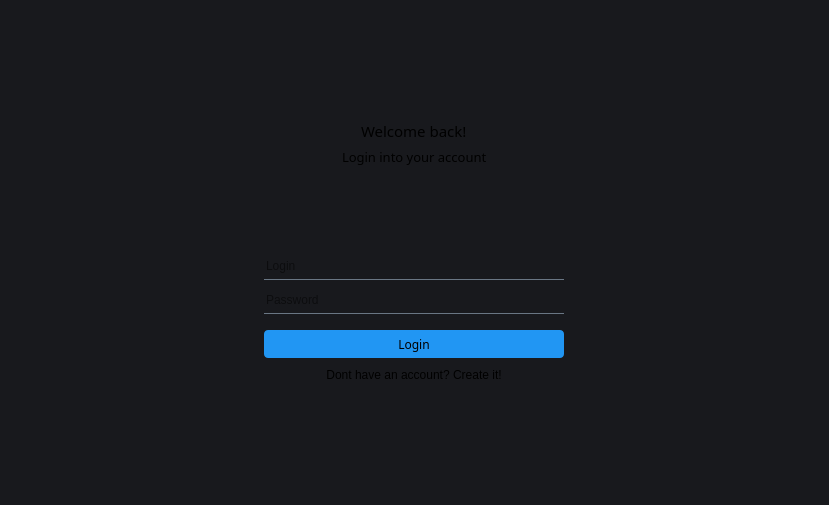
<?xml version="1.0" encoding="UTF-8"?>
<ui version="4.0">
 <class>LoginPage</class>
 <widget class="QWidget" name="LoginPage">
  <property name="geometry">
   <rect>
    <x>0</x>
    <y>0</y>
    <width>829</width>
    <height>505</height>
   </rect>
  </property>
  <property name="windowTitle">
   <string>Form</string>
  </property>
  <property name="styleSheet">
   <string notr="true">background-color: rgb(24, 25, 29);
</string>
  </property>
  <layout class="QVBoxLayout" name="verticalLayout_2">
   <item>
    <layout class="QVBoxLayout" name="verticalLayout">
     <item>
      <spacer name="verticalSpacer">
       <property name="orientation">
        <enum>Qt::Orientation::Vertical</enum>
       </property>
       <property name="sizeType">
        <enum>QSizePolicy::Policy::MinimumExpanding</enum>
       </property>
       <property name="sizeHint" stdset="0">
        <size>
         <width>20</width>
         <height>40</height>
        </size>
       </property>
      </spacer>
     </item>
     <item alignment="Qt::AlignmentFlag::AlignHCenter|Qt::AlignmentFlag::AlignVCenter">
      <widget class="QLabel" name="welcomeBackLabel">
       <property name="minimumSize">
        <size>
         <width>0</width>
         <height>0</height>
        </size>
       </property>
       <property name="font">
        <font>
         <family>OpenSansRegular</family>
         <pointsize>11</pointsize>
         <bold>false</bold>
         <kerning>true</kerning>
        </font>
       </property>
       <property name="text">
        <string>Welcome back!</string>
       </property>
      </widget>
     </item>
     <item alignment="Qt::AlignmentFlag::AlignHCenter|Qt::AlignmentFlag::AlignVCenter">
      <widget class="QLabel" name="loginLabel">
       <property name="font">
        <font>
         <family>OpenSansRegular</family>
         <pointsize>10</pointsize>
        </font>
       </property>
       <property name="text">
        <string>Login into your account</string>
       </property>
      </widget>
     </item>
     <item>
      <spacer name="verticalSpacer_3">
       <property name="orientation">
        <enum>Qt::Orientation::Vertical</enum>
       </property>
       <property name="sizeType">
        <enum>QSizePolicy::Policy::Fixed</enum>
       </property>
       <property name="sizeHint" stdset="0">
        <size>
         <width>20</width>
         <height>80</height>
        </size>
       </property>
      </spacer>
     </item>
     <item alignment="Qt::AlignmentFlag::AlignHCenter|Qt::AlignmentFlag::AlignVCenter">
      <widget class="QLineEdit" name="loginInput">
       <property name="minimumSize">
        <size>
         <width>300</width>
         <height>28</height>
        </size>
       </property>
       <property name="maximumSize">
        <size>
         <width>300</width>
         <height>28</height>
        </size>
       </property>
       <property name="styleSheet">
        <string notr="true">QLineEdit {
	background-color: rgba(0,0,0,0);
	border: none;
	border-bottom: 1px solid rgb(105, 118, 132);
}

QLineEdit:focus {
	background-color: rgba(0,0,0,0);
	border: none;
	border-bottom: 1px solid rgb(0, 255, 132);
}</string>
       </property>
       <property name="placeholderText">
        <string>Login</string>
       </property>
      </widget>
     </item>
     <item alignment="Qt::AlignmentFlag::AlignHCenter|Qt::AlignmentFlag::AlignVCenter">
      <widget class="QLineEdit" name="passwordInput">
       <property name="minimumSize">
        <size>
         <width>300</width>
         <height>28</height>
        </size>
       </property>
       <property name="maximumSize">
        <size>
         <width>300</width>
         <height>28</height>
        </size>
       </property>
       <property name="styleSheet">
        <string notr="true">QLineEdit {
	background-color: rgba(0,0,0,0);
	border: none;
	border-bottom: 1px solid rgb(105, 118, 132);
}

QLineEdit:focus {
	background-color: rgba(0,0,0,0);
	border: none;
	border-bottom: 1px solid rgb(0, 255, 132);
}</string>
       </property>
       <property name="echoMode">
        <enum>QLineEdit::EchoMode::Password</enum>
       </property>
       <property name="placeholderText">
        <string>Password</string>
       </property>
      </widget>
     </item>
     <item>
      <spacer name="verticalSpacer_4">
       <property name="orientation">
        <enum>Qt::Orientation::Vertical</enum>
       </property>
       <property name="sizeType">
        <enum>QSizePolicy::Policy::Minimum</enum>
       </property>
       <property name="sizeHint" stdset="0">
        <size>
         <width>20</width>
         <height>10</height>
        </size>
       </property>
      </spacer>
     </item>
     <item alignment="Qt::AlignmentFlag::AlignHCenter|Qt::AlignmentFlag::AlignVCenter">
      <widget class="QPushButton" name="loginButton">
       <property name="minimumSize">
        <size>
         <width>300</width>
         <height>28</height>
        </size>
       </property>
       <property name="maximumSize">
        <size>
         <width>300</width>
         <height>28</height>
        </size>
       </property>
       <property name="font">
        <font>
         <family>OpenSansRegular</family>
         <fontweight>Medium</fontweight>
        </font>
       </property>
       <property name="styleSheet">
        <string notr="true">QPushButton {
    background-color: #2196F3;
    border: none;
    border-radius: 4px;
}

QPushButton:hover {
    background-color: #1976D2;
}

QPushButton:pressed {
    background-color: #0D47A1;
}

</string>
       </property>
       <property name="text">
        <string>Login</string>
       </property>
       <property name="flat">
        <bool>false</bool>
       </property>
      </widget>
     </item>
     <item alignment="Qt::AlignmentFlag::AlignHCenter|Qt::AlignmentFlag::AlignVCenter">
      <widget class="QPushButton" name="signInButton">
       <property name="styleSheet">
        <string notr="true"/>
       </property>
       <property name="text">
        <string>Dont have an account? Create it!</string>
       </property>
       <property name="flat">
        <bool>true</bool>
       </property>
      </widget>
     </item>
     <item>
      <spacer name="verticalSpacer_2">
       <property name="orientation">
        <enum>Qt::Orientation::Vertical</enum>
       </property>
       <property name="sizeType">
        <enum>QSizePolicy::Policy::MinimumExpanding</enum>
       </property>
       <property name="sizeHint" stdset="0">
        <size>
         <width>20</width>
         <height>40</height>
        </size>
       </property>
      </spacer>
     </item>
    </layout>
   </item>
  </layout>
 </widget>
 <resources/>
 <connections/>
</ui>
